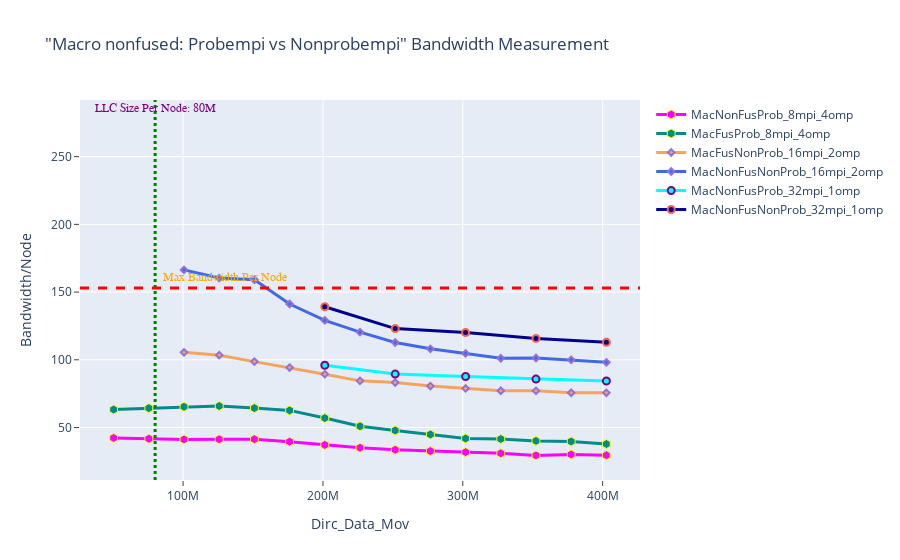

The notebook cell this image was saved under:
### Markdown cell above
## BANDWIDTH - Macro nonfused: Probempi vs Nonprobempi

### Code cell
fig = go.Figure() 

fig.add_trace(go.Scatter(x=(dfMacNonFusProb_8mpi_4omp.Dirc_Data_Mov*(dfMacNonFusProb_8mpi_4omp.MPI_size)), 
                         y=(dfMacNonFusProb_8mpi_4omp.GFLOPS*(dfMacNonFusProb_8mpi_4omp.MPI_size)), 
                         mode='lines+markers', 
                         name='MacNonFusProb_8mpi_4omp',
                         line=dict(color='magenta',width=3),
                         marker=dict(symbol='hexagon',size=9, line=dict(color='yellow',width=1))))

fig.add_trace(go.Scatter(x=(dfMacNonFusNonProb_8mpi_4omp.Dirc_Data_Mov*(dfMacNonFusNonProb_8mpi_4omp.MPI_size)), 
                         y=(dfMacNonFusNonProb_8mpi_4omp.GFLOPS*(dfMacNonFusNonProb_8mpi_4omp.MPI_size)), 
                         mode='lines+markers', 
                         name='MacFusProb_8mpi_4omp',
                         line=dict(color='darkcyan',width=3),
                         marker=dict(symbol='hexagon',size=9, line=dict(color='yellow',width=1))))



fig.add_trace(go.Scatter(x=(dfMacNonFusProb_16mpi_2omp.Dirc_Data_Mov*(dfMacNonFusProb_16mpi_2omp.MPI_size)), 
                         y=(dfMacNonFusProb_16mpi_2omp.BAND*(dfMacNonFusProb_16mpi_2omp.MPI_size)), 
                         mode='lines+markers', 
                         name='MacFusNonProb_16mpi_2omp',
                         line=dict(color='sandybrown',width=3),
                         marker=dict(symbol='diamond',size=5,line=dict(color='MediumPurple',width=2))))

fig.add_trace(go.Scatter(x=(dfMacNonFusNonProb_16mpi_2omp.Dirc_Data_Mov*(dfMacNonFusNonProb_16mpi_2omp.MPI_size)), 
                         y=(dfMacNonFusNonProb_16mpi_2omp.BAND*(dfMacNonFusNonProb_16mpi_2omp.MPI_size)), 
                         mode='lines+markers', 
                         name='MacNonFusNonProb_16mpi_2omp',
                         line=dict(color='royalblue',width=3),
                         marker=dict(symbol='diamond',size=5,line=dict(color='MediumPurple',width=2))))



fig.add_trace(go.Scatter(x=(dfMacNonFusProb_32mpi_1omp.Dirc_Data_Mov*(dfMacNonFusProb_32mpi_1omp.MPI_size)), 
                         y=(dfMacNonFusProb_32mpi_1omp.BAND*(dfMacNonFusProb_32mpi_1omp.MPI_size)), 
                         mode='lines+markers', 
                         name='MacNonFusProb_32mpi_1omp',
                         line=dict(color='cyan',width=3),
                         marker=dict(symbol='circle',size=7,line=dict(color='Purple',width=2))))

fig.add_trace(go.Scatter(x=(dfMacNonFusNonProb_32mpi_1omp.Dirc_Data_Mov*(dfMacNonFusNonProb_32mpi_1omp.MPI_size)), 
                         y=(dfMacNonFusNonProb_32mpi_1omp.BAND*(dfMacNonFusNonProb_32mpi_1omp.MPI_size)), 
                         mode='lines+markers', 
                         name='MacNonFusNonProb_32mpi_1omp',
                         line=dict(color='darkblue',width=3),
                         marker=dict(symbol='circle',size=7, line=dict(color='tomato',width=2))))



# Adding vertical and horizontal lines 
fig.add_vline(x=80e6, line_width=3, line_dash="dot", line_color="green")
fig.add_hline(y=153, line_width=3, line_dash="dash", line_color="red")

# Add annotation with arrow
fig.add_annotation(
    x='80e6'
    , y=280
    , text=f'LLC Size Per Node: 80M'
    , yanchor='bottom'
    , showarrow=False
    , arrowhead=1
    , arrowsize=1
    , arrowwidth=2
    , arrowcolor="#636363"
    , ax=-20
    , ay=-30
    , font=dict(size=12, color="purple", family="Sans Serif")
    , align="left"
    ,)

fig.add_annotation(
    x='130e6'
    , y=155
    , text=f'Max Bandwidth Per Node'
    , yanchor='bottom'
    , showarrow=False
    , arrowhead=1
    , arrowsize=1
    , arrowwidth=2
    , arrowcolor="#636363"
    , ax=-20
    , ay=-30
    , font=dict(size=12, color="orange", family="Sans Serif")
    , align="left"
    ,)


fig.update_layout(title='"Macro nonfused: Probempi vs Nonprobempi" Bandwidth Measurement',
                  xaxis_title='Dirc_Data_Mov', yaxis_title='Bandwidth/Node', 
                  xaxis=dict(ticks="outside"),  
                  yaxis=dict(ticks="outside"))

### Figure 1 — Plotly figure (JSON) as saved in the notebook; plotly's stock layout.template omitted (floating-point values rounded to 4 significant figures)
{"data": [{"line": {"color": "magenta", "width": 3}, "marker": {"line": {"color": "yellow", "width": 1}, "size": 9, "symbol": "hexagon"}, "mode": "lines+markers", "name": "MacNonFusProb_8mpi_4omp", "type": "scatter", "x": [50331648, 75497472, 100663296, 125829120, 150994944, 176160768, 201326592, 226492416, 251658240, 276824064, 301989888, 327155712, 352321536, 377487360, 402653184], "y": [42.29, 41.69, 41.21, 41.31, 41.4, 39.55, 37.15, 35.06, 33.54, 32.6, 31.83, 30.95, 29.44, 30.11, 29.55]}, {"line": {"color": "darkcyan", "width": 3}, "marker": {"line": {"color": "yellow", "width": 1}, "size": 9, "symbol": "hexagon"}, "mode": "lines+markers", "name": "MacFusProb_8mpi_4omp", "type": "scatter", "x": [50331648, 75497472, 100663296, 125829120, 150994944, 176160768, 201326592, 226492416, 251658240, 276824064, 301989888, 327155712, 352321536, 377487360, 402653184], "y": [63.28, 64.31, 65.32, 65.87, 64.33, 62.66, 56.98, 50.97, 47.8, 44.87, 41.9, 41.52, 40.13, 39.69, 37.83]}, {"line": {"color": "sandybrown", "width": 3}, "marker": {"line": {"color": "MediumPurple", "width": 2}, "size": 5, "symbol": "diamond"}, "mode": "lines+markers", "name": "MacFusNonProb_16mpi_2omp", "type": "scatter", "x": [100663296, 125829120, 150994944, 176160768, 201326592, 226492416, 251658240, 276824064, 301989888, 327155712, 352321536, 377487360, 402653184], "y": [105.5, 103.4, 98.67, 94.26, 89.4, 84.46, 83.26, 80.6, 78.84, 77.15, 77.1, 75.66, 75.64]}, {"line": {"color": "royalblue", "width": 3}, "marker": {"line": {"color": "MediumPurple", "width": 2}, "size": 5, "symbol": "diamond"}, "mode": "lines+markers", "name": "MacNonFusNonProb_16mpi_2omp", "type": "scatter", "x": [100663296, 125829120, 150994944, 176160768, 201326592, 226492416, 251658240, 276824064, 301989888, 327155712, 352321536, 377487360, 402653184], "y": [166.4, 160.3, 159.1, 141.2, 129.1, 120.4, 112.8, 108.1, 104.7, 101.2, 101.3, 99.98, 98.16]}, {"line": {"color": "cyan", "width": 3}, "marker": {"line": {"color": "Purple", "width": 2}, "size": 7, "symbol": "circle"}, "mode": "lines+markers", "name": "MacNonFusProb_32mpi_1omp", "type": "scatter", "x": [201326592, 251658240, 301989888, 352321536, 402653184], "y": [96.01, 89.45, 87.64, 85.78, 84.34]}, {"line": {"color": "darkblue", "width": 3}, "marker": {"line": {"color": "tomato", "width": 2}, "size": 7, "symbol": "circle"}, "mode": "lines+markers", "name": "MacNonFusNonProb_32mpi_1omp", "type": "scatter", "x": [201326592, 251658240, 301989888, 352321536, 402653184], "y": [139.2, 123.0, 120.1, 115.8, 113.0]}], "layout": {"annotations": [{"align": "left", "arrowcolor": "#636363", "arrowhead": 1, "arrowsize": 1, "arrowwidth": 2, "ax": -20, "ay": -30, "font": {"color": "purple", "family": "Sans Serif", "size": 12}, "showarrow": false, "text": "LLC Size Per Node: 80M", "x": "80e6", "y": 280, "yanchor": "bottom"}, {"align": "left", "arrowcolor": "#636363", "arrowhead": 1, "arrowsize": 1, "arrowwidth": 2, "ax": -20, "ay": -30, "font": {"color": "orange", "family": "Sans Serif", "size": 12}, "showarrow": false, "text": "Max Bandwidth Per Node", "x": "130e6", "y": 155, "yanchor": "bottom"}], "shapes": [{"line": {"color": "green", "dash": "dot", "width": 3}, "type": "line", "x0": 80000000, "x1": 80000000, "xref": "x", "y0": 0, "y1": 1, "yref": "y domain"}, {"line": {"color": "red", "dash": "dash", "width": 3}, "type": "line", "x0": 0, "x1": 1, "xref": "x domain", "y0": 153, "y1": 153, "yref": "y"}], "title": {"text": "\"Macro nonfused: Probempi vs Nonprobempi\" Bandwidth Measurement"}, "xaxis": {"ticks": "outside", "title": {"text": "Dirc_Data_Mov"}}, "yaxis": {"ticks": "outside", "title": {"text": "Bandwidth/Node"}}}}
